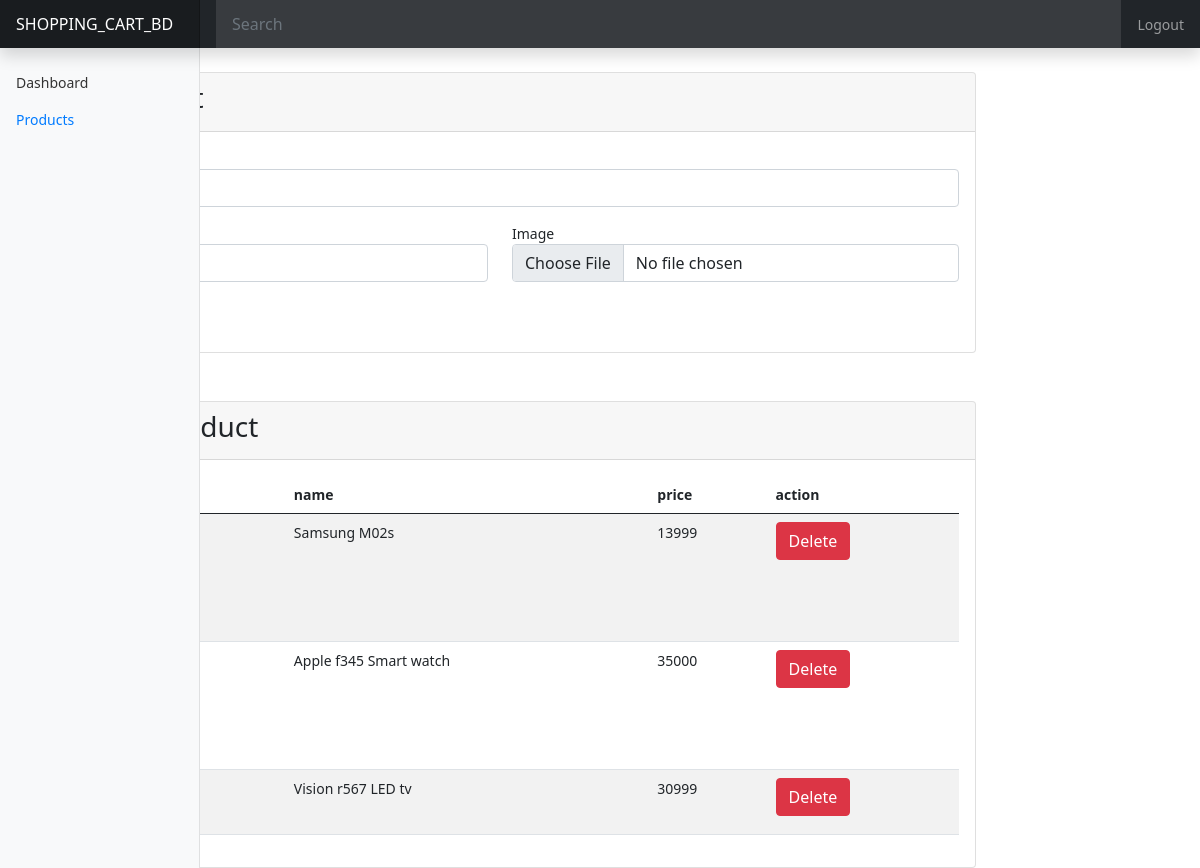
The page /admin/dashboard.php (signed in) on the database its author committed.
### tables this page shows
CREATE TABLE `products` (
  `id` int(100) NOT NULL,
  `name` varchar(100) NOT NULL,
  `price` varchar(100) NOT NULL,
  `image` varchar(100) NOT NULL
);

### admin/class/function.php (called while the page is built, shortened)
<?php
class shopping_cart
{
    private $conn;
    public function __construct()
    {
        $dbhost = 'localhost';
        $dbuser = 'root';
        $dbpass = "";
        $dbname = 'shop_db';
        $this->conn = mysqli_connect($dbhost, $dbuser, $dbpass, $dbname);
    }
    public function display_products()
    {
        $query = "SELECT * FROM products";
        if (mysqli_query($this->conn, $query)) {
            $posts = mysqli_query($this->conn, $query);
            return $posts;
        }
    }
}

### admin/dashboard.php (the view, shortened to what this page needs)
<?php
include("class/function.php");
$obj = new shopping_cart();
$productData = $obj->display_products();
?>
<!doctype html>
<html lang="en">
<head>
    <link rel="stylesheet" href="https://stackpath.bootstrapcdn.com/bootstrap/5.0.0-alpha1/css/bootstrap.min.css">
    <link rel="stylesheet" href="css/style.css">
</head>
<body>
    <nav class="navbar navbar-dark sticky-top bg-dark flex-md-nowrap p-0 shadow">
        <a class="navbar-brand col-md-3 col-lg-2 mr-0 px-3" href="#">SHOPPING_CART_BD</a>
        <input class="form-control form-control-dark w-100" type="text" placeholder="Search" aria-label="Search">
        <ul class="navbar-nav px-3">
            <li class="nav-item text-nowrap">
                <a class="nav-link" href="?adminlogout=logout" onclick="return confirm('Are you sure you want to logout?')">Logout</a>
            </li>
        </ul>
    </nav>
    <div class="container-fluid">
        <div class="row">
            <nav id="sidebarMenu" class="col-md-3 col-lg-2 d-md-block bg-light sidebar collapse">
                <div class="position-sticky pt-3">
                    <ul class="nav flex-column">
                        <li class="nav-item">
                            <a class="nav-link" aria-current="page" href="#">
                                Dashboard
                            </a>
                        </li>
                        <li class="nav-item">
                            <a class="nav-link active" href="#">
                                Products
                            </a>
                        </li>
                    </ul>
                </div>
            </nav>
            <main class="col-md-9 ml-sm-auto col-lg-10 px-md-4">
                <div class="card mt-4">
                    <div class="card-header">
                        <h3>Add Product</h3>
                    </div>
                    <div class="card-body">
                        <form action="" method="post" enctype="multipart/form-data">
                            <div class="form-group">
                                <label for="">Name</label>
                                <input type="text" name="name" id="" class="form-control" placeholder="" aria-describedby="helpId">
                            </div>
                            <div class="row mt-3">
                                <div class="col">
                                    <div class="form-group">
                                        <label for="">Price</label>
                                        <input type="number" name="price" id="" class="form-control" placeholder="" aria-describedby="helpId">
                                    </div>
                                </div>
                                <div class="col">
                                    <div class="form-group">
                                        <label for="">Image</label>
                                        <input type="file" name="image" id="" class="form-control">
                                    </div>
                                </div>
                            </div>
                            <div class="mt-3">
                                <button name="add_product" class="btn btn-primary">Add Product</button>
                            </div>
                        </form>
                    </div>
                </div>
                <div class="card mt-5">
                    <div class="card-header">
                        <h3>Manage Product</h3>
                    </div>
                    <div class="card-body">
                        <table class="table table-striped">
                            <thead>
                                <th>image</th>
                                <th>name</th>
                                <th>price</th>
                                <th>action</th>
                            </thead>
                            <tbody>
                                <?php while ($product = mysqli_fetch_assoc($productData)) { ?>
                                    <tr>
                                        <td><img class="img-fluid" src="../images/<?php echo $product['image'] ?>" alt="" style="width: 100px;"></td>
                                        <td><?php echo $product['name'] ?></td>
                                        <td><?php echo $product['price'] ?></td>
                                        <td><a href="?status=delete&&id=<?php echo $product['id']; ?>" class="btn btn-danger" onclick="return confirm('Are you sure you want to delete this item?')">Delete</a></td>
                                    </tr>
                                <?php } ?>
                            </tbody>
                        </table>
                    </div>
                </div>
            </main>
        </div>
    </div>
</body>
</html>

### admin/css/style.css (style rules this page uses)
body { font-size: 0.875rem; }
.sidebar { position: fixed; top: 0; bottom: 0; left: 0; z-index: 100; padding: 48px 0 0; box-shadow: inset -1px 0 0 rgba(0, 0, 0, 0.1); }
.sidebar .nav-link { font-weight: 500; color: #333; }
.sidebar .nav-link.active { color: #007bff; }
.navbar-brand { padding-top: 0.75rem; padding-bottom: 0.75rem; font-size: 1rem; background-color: rgba(0, 0, 0, 0.25); box-shadow: inset -1px 0 0 rgba(0, 0, 0, 0.25); }
.navbar .form-control { padding: 0.75rem 1rem; border-width: 0; border-radius: 0; }
.form-control-dark { color: #fff; background-color: rgba(255, 255, 255, 0.1); border-color: rgba(255, 255, 255, 0.1); }

### rows shown on the page
products: name "Samsung M02s", price "13999"
products: name "Apple f345 Smart watch", price "35000"
products: name "Vision r567 LED tv", price "30999"
